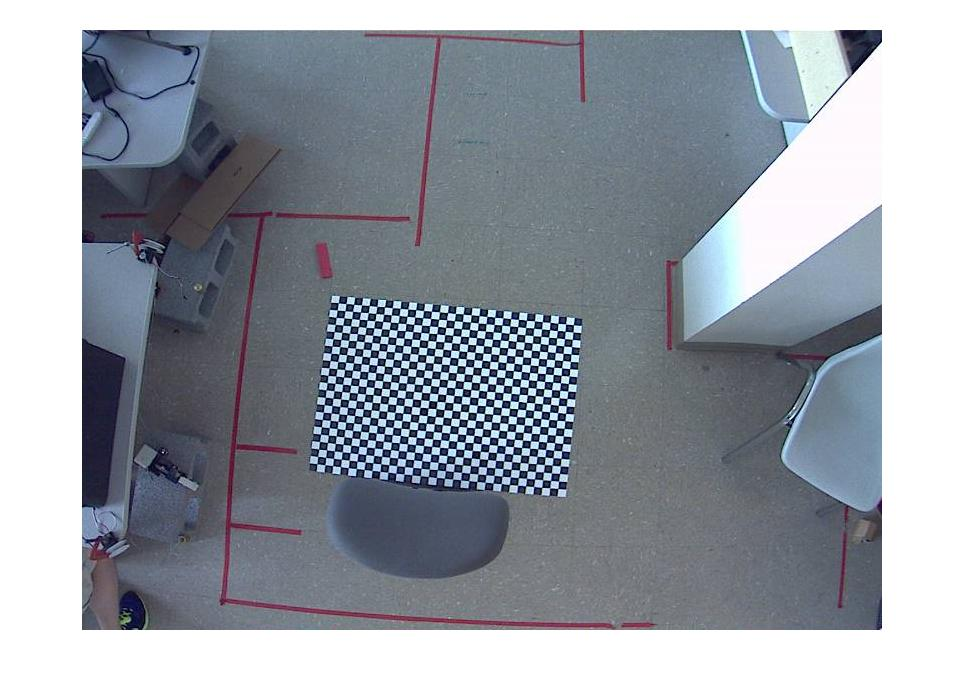
#> input picture 计算机视觉/CV_HW2/Sample_Calibration_Images/camera_calib1.jpg, 964 x 686 px; its folder holds 4 pictures in this run
$ python hw.py
#> lines starting #> are read from the running program, lines starting #| are printed output that depends on the picture
import cv2
import numpy as np
import glob

# cv2.imread(), cv2.imwrite(), cv2.findChessboardCorners()可以用
'''
1.Define real world coordinates of 3D points using checkerboard pattern of known size. 按照棋盘已知大小，定义真实世界坐标
2.Capture the images of the checkerboard from different viewpoints. 不同视角的棋盘图片
3.Find chessboard corners as well as finding the pixel coordinates (u, v) for each 3D point in
different images  找到棋盘角点,以及在不同图像中找到每个3D点的像素坐标
4.Find camera parameters, the 3D points, and the pixel coordinates using linear algebra.
使用线性代数,找到相机参数,3D点和像素坐标

最终结果包含
1. The camera's intrinsic parameters, including the focal length, principal point (distortion
parameters are not required.) 相机内参,包括焦距,主点
2. The projection error corresponding to each image (which is the error after projecting the 3D
points back onto the pixel plane; the smaller the error, the more accurate the estimation of the
intrinsic parameters). 每个图像对应的投影误差(将3D点投影回像素平面后的误差;误差越小,对内参的估计越准确)

注意事项
1.For simplification, you can pass the points in XY plane as (0,0), (1,0), (2,0), ... which denotes
the location of points. In this case, the results will be in the scale of size of chess board
square. 结果在棋盘方格的大小范围内时,可以用XY:(0,0),(1,0),(2,0)简化表示点的位置
2.To minimize the impact of the distortion parameters, please try to calculate the intrinsic
parameters using the central region of the images as much as possible.
尽可能使用图像的中心区域计算内参,以最小化畸变参数的影响
'''


def read_images(image_directory):
    # Read all jpg images from the specified directory  shape (n, h, w, c)
    return [
        cv2.imread(image_path)
        for image_path in glob.glob(f"{image_directory}/*.jpg")
    ]
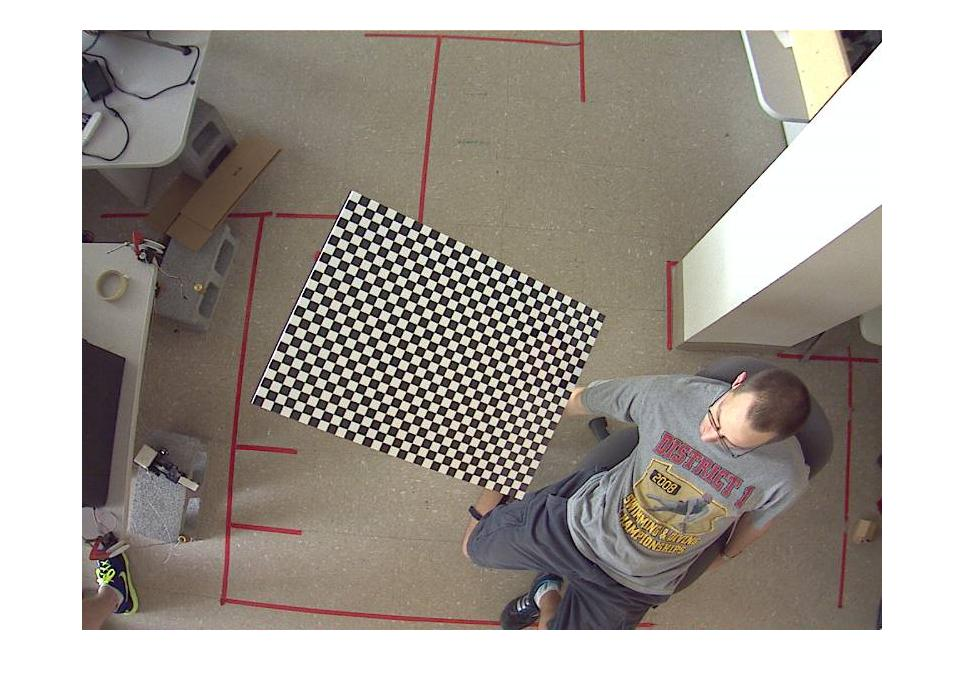
#> input picture 计算机视觉/CV_HW2/Sample_Calibration_Images/camera_calib10.jpg, 964 x 686 px
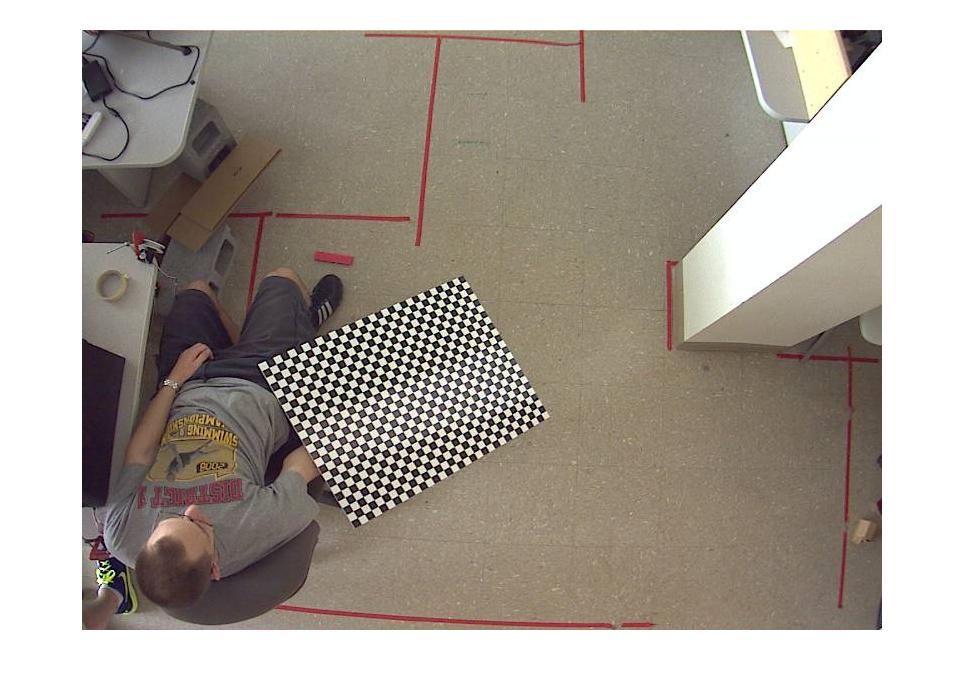
#> input picture 计算机视觉/CV_HW2/Sample_Calibration_Images/camera_calib11.jpg, 964 x 686 px
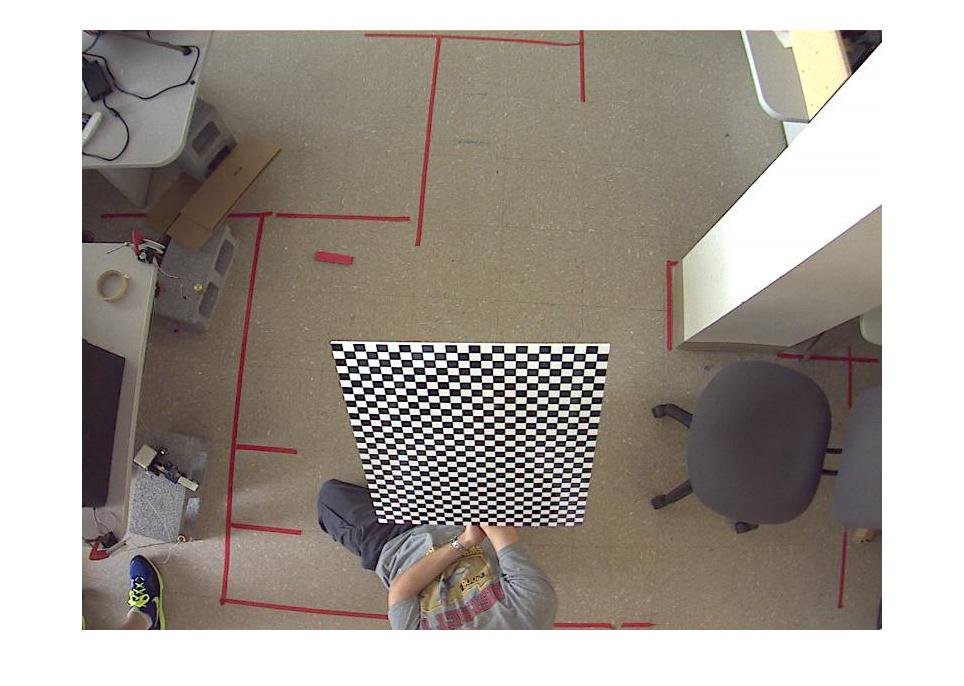
#> input picture 计算机视觉/CV_HW2/Sample_Calibration_Images/camera_calib12.jpg, 964 x 686 px


def find_image_points(images, pattern_size, center=False):
    world_points = []
    image_points = []

    # TODO: Initialize the chessboard world coordinate points
    def init_world_points(pattern_size):
        # Students should fill in code here to generate the world coordinates of the chessboard
        width, height = pattern_size  # 31,23,the inner corner of the chessboard
        return np.mgrid[0:width, 0:height].T.reshape(-1, 2).astype(np.float32)

    # TODO: Detect chessboard corners in each image
    def detect_corners(image, pattern_size):
        # Students should fill in code here to detect corners using cv2.findChessboardCorners or another method
        flag, corners = cv2.findChessboardCorners(image, pattern_size,
                                                  None)  # 返回坐标N(w,h)格式
        if flag:
            # [6 lines of commented-out code are left out]
            return corners.reshape(-1, 2).astype(np.float32)
        else:
            return None

    # TODO: Complete the loop below to obtain the corners of each image and the corresponding world coordinate points
    image_size = images[0].shape[:2][::-1]  # 图像大小 (w,h)
    center_point = np.array(image_size) / 2
    for image in images:
        corners = detect_corners(image, pattern_size)
        if corners is not None:
            image_point = corners
            world_point = init_world_points(pattern_size)
            if center:
                # just get center n points
                index = np.argsort(
                    np.linalg.norm(image_point - center_point, axis=1))[:300]
                world_point, image_point = world_point[index], image_point[
                    index]
            image_points.append(image_point)
            world_points.append(world_point)

    return world_points, image_points


def calibrate_camera(world_points, image_points):
    assert len(world_points) == len(
        image_points
    ), "The number of world coordinates and image coordinates must match"

    num = len(world_points)  # The number of images
    A = []
    B = []
    K = np.zeros(
        (3, 3)
    )  # Camera calibration matrix # i do some change: instrinct matrix is 3*4(0,0,0)
    P = None

    # TODO main loop, use least squares to solve for P and then decompose P to get K and R
    # 1. Construct the matrix A and B
    # 2. Solve for P using least squares
    # 3. Decompose P to get K and R
    n = len(world_points[0])  # 一张图片的点数
    G = np.zeros((2 * n, 6))  # 2n*9
    P = []  # 保存每张图片的投影矩阵H
    for i in range(num):
        world_point = world_points[i]  # 一张图片的世界坐标集合
        image_point = image_points[i]  # 一张图片的图像坐标集合

        # Construct the matrix A
        A = np.zeros((2 * n, 9))  # 2n*9
        for j in range(n):
            x, y = world_point[j]
            u, v = image_point[j]
            A[2 * j] = np.array([x, y, 1, 0, 0, 0, -u * x, -u * y, -u])
            A[2 * j + 1] = [0, 0, 0, x, y, 1, -v * x, -v * y, -v]

        # Solve matrix H from A
        eigenvalues, eigenvectors = np.linalg.eig(A.T @ A)
        h = eigenvectors[:, np.argmin(eigenvalues)]
        h11, h12, h13, h21, h22, h23, h31, h32, h33 = h
        H = h.reshape(3, 3)
        P.append(H)

        # construct matrix R from H to calculate B, B=K^(-T) * K^(-1)
        G[2 * i] = np.array([
            h11 * h12, h11 * h22 + h21 * h12, h11 * h32 + h31 * h12, h21 * h22,
            h21 * h32 + h31 * h22, h31 * h32
        ])
        G[2 * i + 1] = np.array([
            h11 * h11 - h12 * h12, 2 * (h11 * h21 - h12 * h22),
            2 * (h11 * h31 - h32 * h12), h21 * h21 - h22 * h22,
            2 * (h31 * h21 - h32 * h22), h31 * h31 - h32 * h32
        ])

    # Solve B for K and R
    eigenvalues, eigenvectors = np.linalg.eig(G.T @ G)
    b = eigenvectors[:, np.argmin(eigenvalues)]
    B = np.array([b[0], b[1], b[2], b[1], b[3], b[4], b[2], b[4],
                  b[5]]).reshape(3, 3)
    # Please ensure that the diagonal elements of K are positive

    # Decompose B to get K
    K = np.linalg.cholesky(B).T  # 分解得到的是K^(-1)，转置回上三角
    # R = KH for every H
    K = np.linalg.inv(K)  # K
    K = K / K[2, 2]  # 已知K[2,2]为1，进行归一化

    return K, P


# Main process
image_path = 'Sample_Calibration_Images'
images = read_images(image_path)  # 返回一个图片列表
#> images = 4 items
print(images.__len__())  # 25
#| 4

# TODO: I'm too lazy to count the number of chessboard squares, count them yourself
# 查方格个数  32 24   31*23 = 713
pattern_size = (31, 23)  # The inner corner of the chessboard

world_points, image_points = find_image_points(images, pattern_size,
                                               True)  # 返回世界坐标和图像坐标
#> the loop in find_image_points, `for image in images:` made 4 passes
#> flag in detect_corners on passes 1, 3, 4: False, False, False
#> (flag in detect_corners, width in init_world_points, height in init_world_points) on pass 2: (True, 31, 23)
#> after the loop in find_image_points, `for image in images:`: image_points = 1 point arrays, longest 300 points
#> world_points = 1 point arrays, longest 300 points; image_points = 1 point arrays, longest 300 points
camera_matrix, camera_extrinsics = calibrate_camera(
    world_points, image_points)  # 返回相机内参和所有图片的投影矩阵（计算外参为K^(-1)H）
#> in calibrate_camera, `num = len(world_points)`: num = 1
#> in calibrate_camera, `n = len(world_points[0])`: n = 300
#> after the loop in calibrate_camera, `for i in range(num):`: G = 600 rows, first 6: [-0.000326, 0.000447, -2.32e-07, 0.000312, 2.84e-07, -3.32e-11], [0.000683, 0.00132, 7.88e-07, -0.000251, 5.24e-07, 2.12e-10], [0, 0, 0, 0, 0, 0], [0, 0, 0, 0, 0, 0], [0, 0, 0, 0, 0, 0], [0, 0, 0, 0, 0, 0]; P = [[[0.0285, -0.0114, 0.871], [0.0145, 0.0215, 0.489], [1.47e-05, -2.26e-06, 0.00245]]]
#> in calibrate_camera, `eigenvalues, eigenvectors = np.linalg.eig(G.T @ G)`: eigenvalues = [2.31e-06, 3.6e-07, 1.05e-22, 7.6e-26, -8.73e-30, 4.28e-35]; eigenvectors = [[-0.412, -0.707, -0.574, 0.136, 8.47e-05, -7.17e-08], [-0.902, 0.408, 0.144, -0.0339, 0.000427, -5.5e-07], [-0.000489, -0.00058, 0.00106, -0.95, -0.000473, 2.74e-07], [0.132, 0.577, -0.806, 0.19, 0.000385, -1.08e-07], [-0.000369, 0.000337, -0.00015, 0.205, -1, 0.00102], [-1.34e-07, -1.07e-07, 2.29e-07, -9.19e-05, 0.00411, 1]]
#> in calibrate_camera, `b = eigenvectors[:, np.argmin(eigenvalues)]`: b = [8.47e-05, 0.000427, -0.000473, 0.000385, -1, 0.00411]
#> in calibrate_camera, `B = np.array([b[0], b[1], b[2], b[1], b[3], b[4], b[2], b[4], b[5]]).r..`: B = [[8.47e-05, 0.000427, -0.000473], [0.000427, 0.000385, -1], [-0.000473, -1, 0.00411]]
#> (the run stopped early here; a loop or call above may not have finished)
